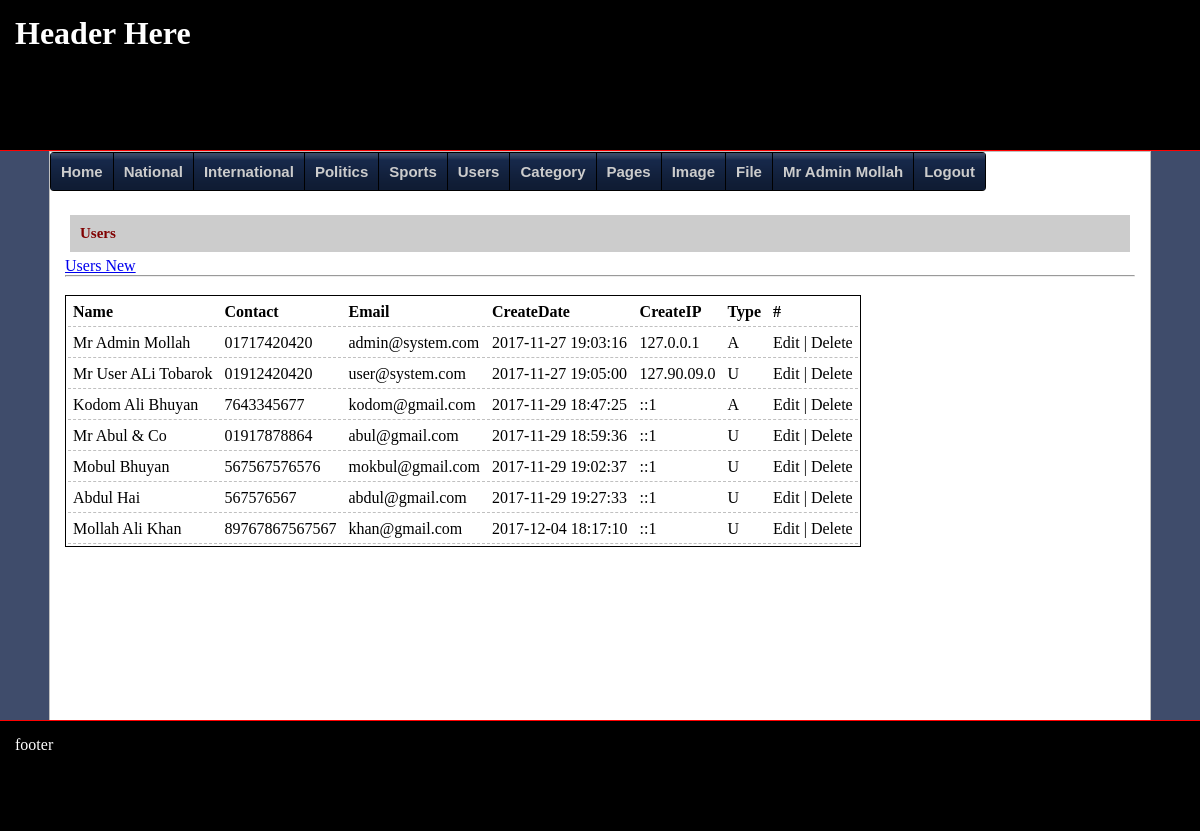
The page /?p=users (signed in) on the database its author committed.
### tables this page shows
CREATE TABLE `category` (
  `id` int(11) NOT NULL,
  `name` varchar(200) NOT NULL,
  `description` varchar(2000) NOT NULL,
  `categoryId` int(11) NOT NULL
);

CREATE TABLE `users` (
  `id` int(11) NOT NULL,
  `name` varchar(200) NOT NULL,
  `contact` varchar(50) NOT NULL,
  `email` varchar(50) NOT NULL,
  `password` varchar(2000) NOT NULL,
  `createDate` datetime NOT NULL DEFAULT CURRENT_TIMESTAMP,
  `createIP` varchar(200) NOT NULL,
  `type` varchar(2) NOT NULL
);

### pages/users.php (the view)
<a href="?p=users_new">Users New</a><br><hr><br>
<?php
$sql = "select u.id, u.name, u.contact, u.email, u.createDate, u.createIP, u.type
from users as u";
$table = mysqli_query($cn, $sql);
print '<table>';
print '<tr><th>Name</th><th>Contact</th><th>Email</th><th>CreateDate</th><th>CreateIP</th><th>Type</th><th>#</th></tr>';
while($row = mysqli_fetch_assoc($table))
{
	print '<tr>';
	print '<td>'.$row["name"].'</td>';
	print '<td>'.$row["contact"].'</td>';
	print '<td>'.$row["email"].'</td>';
	print '<td>'.$row["createDate"].'</td>';
	print '<td>'.$row["createIP"].'</td>';
	print '<td>'.$row["type"].'</td>';
	print '<td>Edit | Delete</td>';
	print '</tr>';
}
print '</table>';
?>

### component/menu.php (shortened to what this page needs)
<ul id="css3menu1" class="topmenu">
			<li><a href="?p=home">Home</a></li>
			<?php
			$cn = mysqli_connect("localhost", "root", "", "dbus_002");
			$sql = "select id, name from category where categoryId = 0";
			$table = mysqli_query($cn, $sql);
			while($row = mysqli_fetch_assoc($table))
			{
				print '<li><a href="?c=article&ctg='.$row["id"].'">'.$row["name"].'</a>';
				findChild($row["id"]);
				print '</li>';
			}
			function findChild($pid)
			{
				global $cn;
				$sql = "select id, name from category where categoryId = ".$pid;
				$table = mysqli_query($cn, $sql);
			}
	if(isset($_SESSION['type']))
	{
		print '<li><a href="?p=users">Users</a></li>
			<li><a href="?p=category">Category</a></li>
			<li><a href="?p=pages">Pages</a></li>
			<li><a href="?p=image">Image</a></li>
			<li><a href="?p=file">File</a></li>
			<li><a href="?p=myaccount">'.$_SESSION['name'].'</a></li>
			<li><a href="?c=logout">Logout</a></li>';
	}
	else{
		print '
			<li><a href="?c=register">Register</a></li>
			<li><a href="?c=login">Login</a></li>';
	}
			?>
		</ul>

### css/index.css (style rules this page uses)
* { padding: 0px; margin: 0px auto; }
body { background: #3f4c6b; background: -moz-linear-gradient(top, #3f4c6b 0%, #3f4c6b 100%); background: -webkit-linear-gradient(top, #3f4c6b 0%,#3f4c6b 100%); background: linear-gradient(to bottom, #3f4c6b 0%,#3f4c6b 100%); filter: progid:DXImageTransform.Microsoft.gradient( startColorstr='#3f4c6b', endColorstr='#3f4c6b',GradientType=0 ); }
ul { list-style: circle; }
ul li { line-height: 25px; font-size: 16px }

### css/tables.css (style rules this page uses)
table { min-width: 600px; width: auto; background: white; border: black thin solid; float: left; }
td, th { padding: 5px; text-align: left; border-bottom: dashed thin silver; }

### css/css3menu.css (style rules this page uses)
ul#css3menu1,ul#css3menu1 ul { margin:0;list-style:none;padding:0;background-color:#000;background-image:url("mainbk.png");background-repeat:repeat;border-width:0px;border-style:solid;border-color:#162436;-moz-border-radius:4px;-webkit-border-radius:4px;border-radius:4px; }
ul#css3menu1 li { position:relative;display:block;white-space:nowrap;font-size:0;float:left; }
ul#css3menu1 { font-size:0;z-index:999;position:relative;display:inline-block;zoom:1;padding:1px 1px 1px 0; *display:inline; }
ul#css3menu1>li { margin:0 0 0 1px; }
ul#css3menu1 a { display:block;vertical-align:middle;text-align:left;text-decoration:none;font:bold 15px Arial;color:#cccccc;cursor:default;padding:10px;background-color:#17294b;background-image:url("mainbk.png");background-repeat:repeat;background-position:0 200px;border-width:0px;border-style:none;border-color:; }

### rows shown on the page
category: name "National"
category: name "International"
category: name "Politics"
category: name "Sports"
users: name "Mr Admin Mollah", contact "01717420420", email "admin@system.com", createDate "2017-11-27 19:03:16", createIP "127.0.0.1", type "A"
users: name "Mr User ALi Tobarok", contact "01912420420", email "user@system.com", createDate "2017-11-27 19:05:00", createIP "127.90.09.0", type "U"
users: name "Kodom Ali Bhuyan", contact "7643345677", email "kodom@gmail.com", createDate "2017-11-29 18:47:25", createIP "::1", type "A"
users: name "Mr Abul & Co", contact "01917878864", email "abul@gmail.com", createDate "2017-11-29 18:59:36", createIP "::1", type "U"
users: name "Mobul Bhuyan", contact "567567576576", email "mokbul@gmail.com", createDate "2017-11-29 19:02:37", createIP "::1", type "U"
users: name "Abdul Hai", contact "567576567", email "abdul@gmail.com", createDate "2017-11-29 19:27:33", createIP "::1", type "U"
users: name "Mollah Ali Khan", contact "89767867567567", email "khan@gmail.com", createDate "2017-12-04 18:17:10", createIP "::1", type "U"

### other values the page prints
$_SESSION['name'] "Mr Admin Mollah"
str_replace("_", " ", $_GET['p']) "Users"
